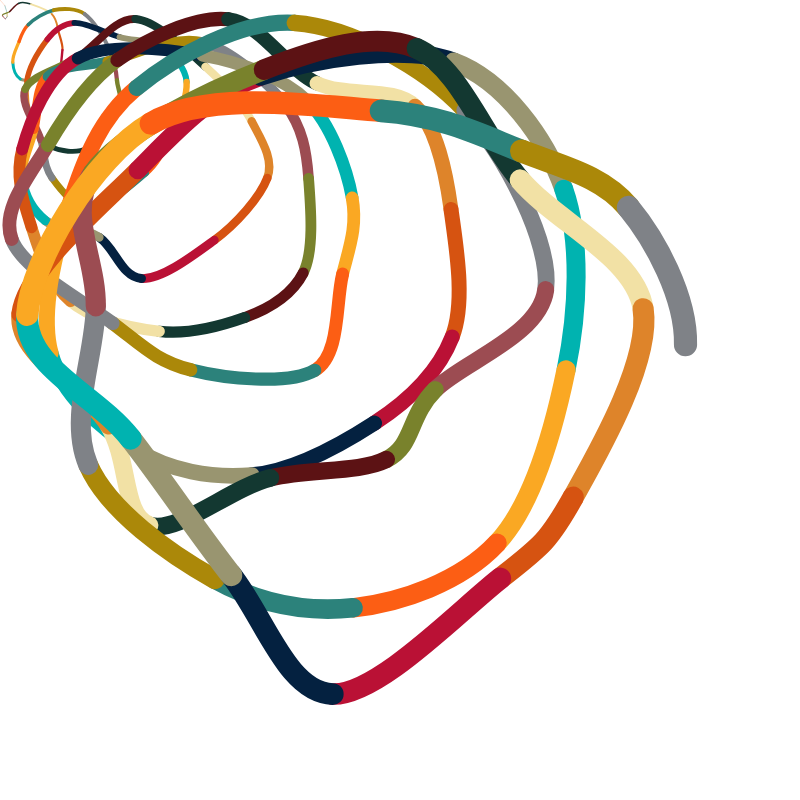
Frame 1 (no input)
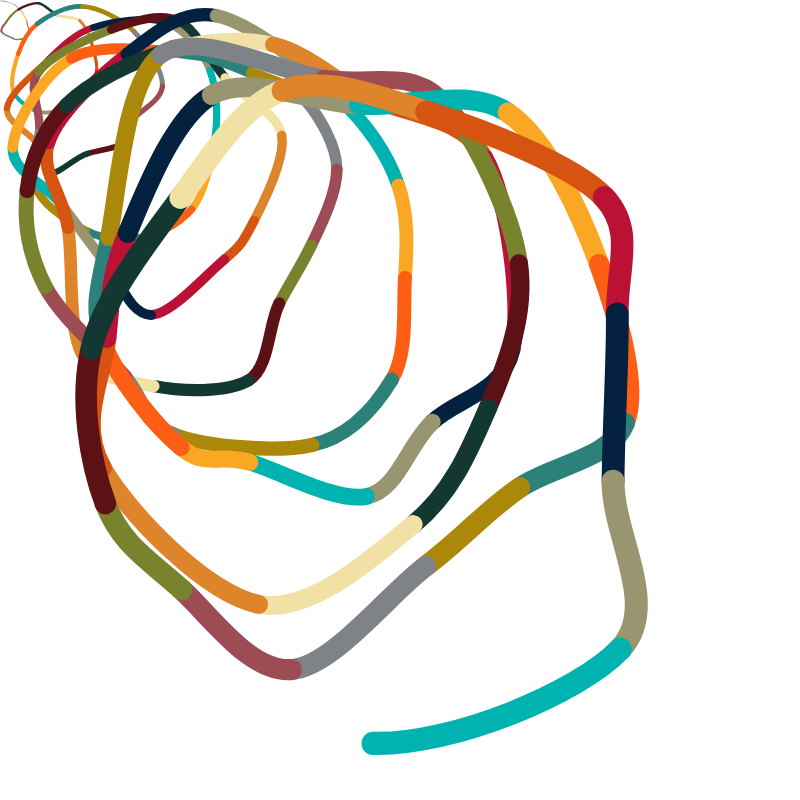
Frame 60 (no input)
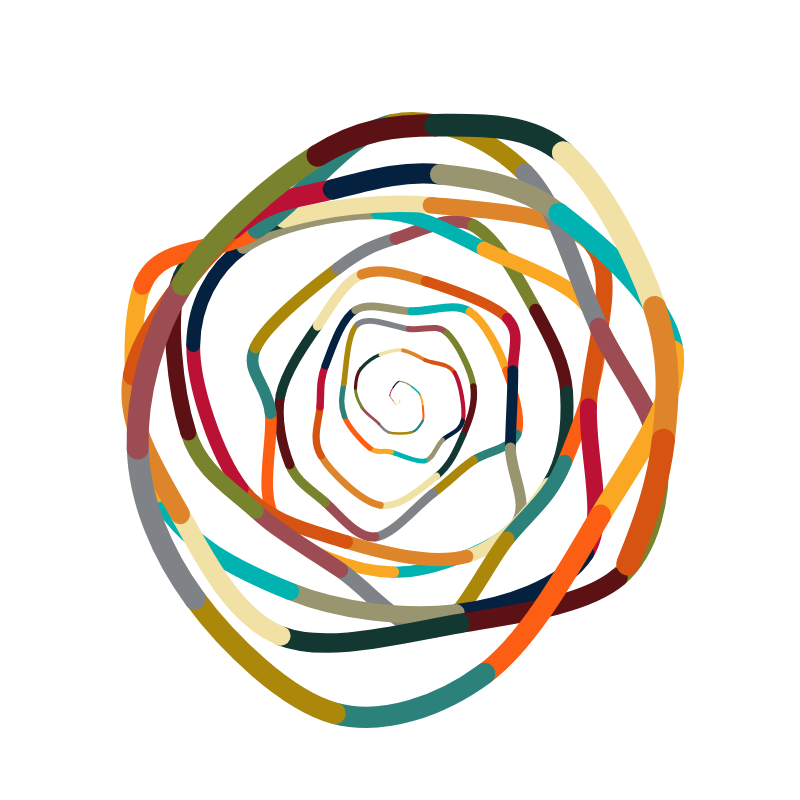
Frame 120 (the mouse pressed at the canvas centre since frame 60)

The p5.js sketch that drew these frames (run headless with seeded random() and noise() and a simulated clock; from frame 60 on, the mouse is pressed at the canvas centre):

// p5.js sketch
// ── sketch.js
// By Aleksandra Jovanic
// twitter: @alexis_o_O
// instagram: aleksandrajovanic
// Submission for twitter.com/sableRaph's #WCCChallenge topic: RIBBONS

let num = 120;
let pos = [];
let stopped = 0;
let c = [];
let rnangle = 0;
let off, minangle, maxangle;

function setup() {
  createCanvas(800, 800);
  colorMode(HSB, 360, 100, 100, 100);
  setup_colors();

  strokeWeight(10);
  noFill();
  frameRate(25);

  //values that will change something :)
  off = 60; // offset from the straight path
  minangle = PI / 8;
  maxangle = PI / 4; //min and max angle - from this range, random angle is chosen for next point on path

  pos[0] = createVector(width / 2, height / 2);

  for (let i = 1; i < num; i++) {
    addPoints(i);
  }
}

//make initial points for curve
function addPoints(i) {
  let rn = random(-off, off);
  rnangle += random(minangle, maxangle);
  pos[i] = createVector(
    cos(rnangle) * (width * 0.4 + rn) + width / 2,
    sin(rnangle) * (width * 0.4 + rn) + height / 2
  );
}

//makes new point for next step
function addNewPoint() {
  let rn = random(-off, off);
  rnangle += random(minangle, maxangle);
  pos[pos.length - 1] = createVector(
    cos(rnangle) * (width * 0.4 + rn) + width / 2,
    sin(rnangle) * (width * 0.4 + rn) + height / 2
  );
}

function draw() {
  background(360, 0, 100, 100);
  let center = createVector(mouseX, mouseY);

  for (let j = 0; j < num - 4; j++) {
    stroke(c[(frameCount + j) % 16]);
    strokeWeight((j + 1) / 5); //change strokeWeight for more depth effect
    beginShape();
    curveVertex(
      ((pos[j].x - center.x) * j) / num + center.x,
      ((pos[j].y - center.y) * j) / num + center.y
    );
    curveVertex(
      ((pos[j + 1].x - center.x) * j) / num + center.x,
      ((pos[j + 1].y - center.y) * j) / num + center.y
    );
    curveVertex(
      ((pos[j + 2].x - center.x) * (j + 1)) / num + center.x,
      ((pos[j + 2].y - center.y) * (j + 1)) / num + center.y
    );
    curveVertex(
      ((pos[j + 3].x - center.x) * (j + 1)) / num + center.x,
      ((pos[j + 3].y - center.y) * (j + 1)) / num + center.y
    );
    endShape();
  }

  for (let i = 0; i < pos.length - 1; i++) {
    pos[i].x = pos[i + 1].x;
    pos[i].y = pos[i + 1].y;
  }

  addNewPoint();
}

function mouseReleased() {
  if (stopped === 1) {
    loop();
    stopped = 0;
  } else {
    noLoop();
    stopped = 1;
  }
}

function setup_colors() {
  c[0] = color(37, 86, 98);
  c[1] = color(19, 92, 99);
  c[2] = color(175, 66, 51);
  c[3] = color(47, 95, 67);
  c[4] = color(217, 6, 53);

  c[6] = color(66, 66, 51);
  c[7] = color(359, 80, 36);
  c[8] = color(169, 66, 22);
  c[5] = color(356, 51, 61);
  c[9] = color(47, 32, 95);
  c[10] = color(30, 81, 87);
  c[11] = color(20, 92, 84);

  c[12] = color(347, 91, 73);
  c[13] = color(211, 94, 25);
  c[14] = color(54, 27, 60);
  c[15] = color(179, 100, 70);
  c[16] = color(354, 91, 4);
}
